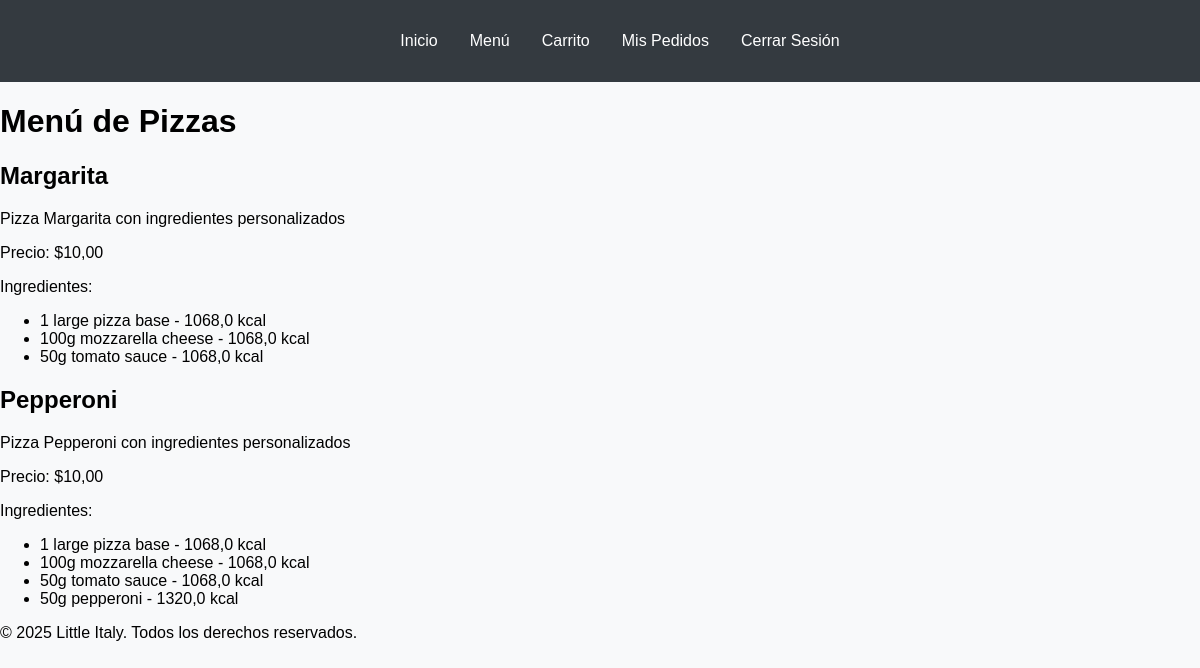
The page /menu/ (signed in) on the database its author committed.
### recipes/models.py (models this page shows, shortened)
class Pizza(models.Model):
    name = models.CharField(max_length=100)
    description = models.TextField()
    price = models.DecimalField(max_digits=6, decimal_places=2)
    ingredients = models.ManyToManyField(Ingredient)
    size = models.CharField(max_length=20, choices=[('small', 'Small'), ('medium', 'Medium'), ('large', 'Large')])

class Ingredient(models.Model):
    name = models.CharField(max_length=100)
    calories = models.FloatField(default=0)
    fats = models.FloatField(default=0)
    proteins = models.FloatField(default=0)
    carbohydrates = models.FloatField(default=0)

### recipes/views.py (the view)
# urls.py: path('menu/', views.menu, name='menu'),
def menu(request):
    pizzas = Pizza.objects.all()
    return render(request, 'recipes/menu.html', {'pizzas': pizzas})

### recipes/templates/recipes/menu.html (shortened to what this page needs)
{% extends 'recipes/base.html' %}
{% block content %}
<h1>Menú de Pizzas</h1>
<div class="menu">
    {% for pizza in pizzas %}
        <div class="pizza">
            <h2>{{ pizza.name }}</h2>
            <p>{{ pizza.description }}</p>
            <p>Precio: ${{ pizza.price }}</p>
            <p>Ingredientes:</p>
            <ul>
                {% for ingredient in pizza.ingredients.all %}
                    <li>{{ ingredient.name }} - {{ ingredient.calories }} kcal</li>
                {% endfor %}
            </ul>
        </div>
    {% endfor %}
</div>
{% endblock %}

### recipes/static/css/style.css (style rules this page uses)
body { font-family: 'Arial', sans-serif; margin: 0; padding: 0; background-color: #f8f9fa; }

### rows shown on the page
Pizza: name "Margarita", description "Pizza Margarita con ingredientes personalizados", price "10,00"
Ingredient: name "1 large pizza base", calories "1068,0"
Ingredient: name "100g mozzarella cheese", calories "1068,0"
Ingredient: name "50g tomato sauce", calories "1068,0"
Pizza: name "Pepperoni", description "Pizza Pepperoni con ingredientes personalizados", price "10,00"
Ingredient: name "50g pepperoni", calories "1320,0"
